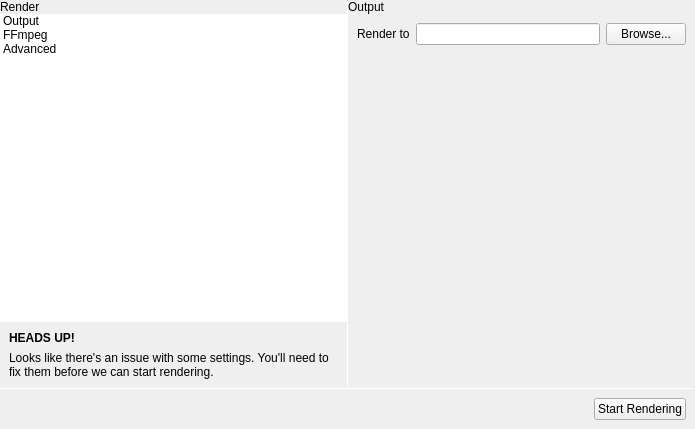
<?xml version="1.0" encoding="UTF-8"?>
<ui version="4.0">
 <class>RenderPopover</class>
 <widget class="QWidget" name="RenderPopover">
  <property name="geometry">
   <rect>
    <x>0</x>
    <y>0</y>
    <width>695</width>
    <height>429</height>
   </rect>
  </property>
  <property name="windowTitle">
   <string notr="true">Form</string>
  </property>
  <layout class="QVBoxLayout" name="verticalLayout">
   <property name="spacing">
    <number>0</number>
   </property>
   <property name="leftMargin">
    <number>0</number>
   </property>
   <property name="topMargin">
    <number>0</number>
   </property>
   <property name="rightMargin">
    <number>0</number>
   </property>
   <property name="bottomMargin">
    <number>0</number>
   </property>
   <item>
    <widget class="QWidget" name="widget" native="true">
     <layout class="QHBoxLayout" name="horizontalLayout_2">
      <property name="spacing">
       <number>0</number>
      </property>
      <property name="leftMargin">
       <number>0</number>
      </property>
      <property name="topMargin">
       <number>0</number>
      </property>
      <property name="rightMargin">
       <number>0</number>
      </property>
      <property name="bottomMargin">
       <number>0</number>
      </property>
      <item>
       <widget class="QWidget" name="leftWidget" native="true">
        <layout class="QVBoxLayout" name="verticalLayout_2">
         <property name="spacing">
          <number>0</number>
         </property>
         <property name="leftMargin">
          <number>0</number>
         </property>
         <property name="topMargin">
          <number>0</number>
         </property>
         <property name="rightMargin">
          <number>0</number>
         </property>
         <property name="bottomMargin">
          <number>0</number>
         </property>
         <item>
          <widget class="tTitleLabel" name="titleLabel">
           <property name="text">
            <string>Render</string>
           </property>
          </widget>
         </item>
         <item>
          <widget class="QListWidget" name="leftList">
           <property name="frameShape">
            <enum>QFrame::NoFrame</enum>
           </property>
           <item>
            <property name="text">
             <string>Output</string>
            </property>
           </item>
           <item>
            <property name="text">
             <string>FFmpeg</string>
            </property>
           </item>
           <item>
            <property name="text">
             <string>Advanced</string>
            </property>
           </item>
          </widget>
         </item>
         <item>
          <widget class="QWidget" name="renderUnavailablePrompt" native="true">
           <layout class="QVBoxLayout" name="verticalLayout_5">
            <property name="spacing">
             <number>0</number>
            </property>
            <property name="leftMargin">
             <number>0</number>
            </property>
            <property name="topMargin">
             <number>0</number>
            </property>
            <property name="rightMargin">
             <number>0</number>
            </property>
            <property name="bottomMargin">
             <number>0</number>
            </property>
            <item>
             <widget class="Line" name="line_3">
              <property name="maximumSize">
               <size>
                <width>16777215</width>
                <height>1</height>
               </size>
              </property>
              <property name="orientation">
               <enum>Qt::Horizontal</enum>
              </property>
             </widget>
            </item>
            <item>
             <layout class="QVBoxLayout" name="verticalLayout_6">
              <property name="spacing">
               <number>6</number>
              </property>
              <property name="leftMargin">
               <number>9</number>
              </property>
              <property name="topMargin">
               <number>9</number>
              </property>
              <property name="rightMargin">
               <number>9</number>
              </property>
              <property name="bottomMargin">
               <number>9</number>
              </property>
              <item>
               <widget class="QLabel" name="label_6">
                <property name="font">
                 <font>
                  <weight>75</weight>
                  <bold>true</bold>
                 </font>
                </property>
                <property name="text">
                 <string>HEADS UP!</string>
                </property>
               </widget>
              </item>
              <item>
               <widget class="QLabel" name="renderUnavailableExplanation">
                <property name="text">
                 <string notr="true">Looks like there's an issue with some settings. You'll need to fix them before we can start rendering.</string>
                </property>
                <property name="wordWrap">
                 <bool>true</bool>
                </property>
               </widget>
              </item>
             </layout>
            </item>
           </layout>
          </widget>
         </item>
        </layout>
       </widget>
      </item>
      <item>
       <widget class="Line" name="line">
        <property name="maximumSize">
         <size>
          <width>1</width>
          <height>16777215</height>
         </size>
        </property>
        <property name="orientation">
         <enum>Qt::Vertical</enum>
        </property>
       </widget>
      </item>
      <item>
       <widget class="tStackedWidget" name="stackedWidget">
        <property name="currentIndex">
         <number>0</number>
        </property>
        <widget class="QWidget" name="page">
         <layout class="QVBoxLayout" name="verticalLayout_3">
          <property name="spacing">
           <number>0</number>
          </property>
          <property name="leftMargin">
           <number>0</number>
          </property>
          <property name="topMargin">
           <number>0</number>
          </property>
          <property name="rightMargin">
           <number>0</number>
          </property>
          <property name="bottomMargin">
           <number>0</number>
          </property>
          <item>
           <widget class="tTitleLabel" name="label_4">
            <property name="text">
             <string>Output</string>
            </property>
           </widget>
          </item>
          <item>
           <widget class="QScrollArea" name="scrollArea">
            <property name="frameShape">
             <enum>QFrame::NoFrame</enum>
            </property>
            <property name="widgetResizable">
             <bool>true</bool>
            </property>
            <widget class="QWidget" name="scrollAreaWidgetContents">
             <property name="geometry">
              <rect>
               <x>0</x>
               <y>0</y>
               <width>347</width>
               <height>370</height>
              </rect>
             </property>
             <layout class="QGridLayout" name="gridLayout">
              <item row="1" column="1">
               <widget class="QLineEdit" name="renderFile"/>
              </item>
              <item row="1" column="0">
               <widget class="QLabel" name="label_2">
                <property name="text">
                 <string>Render to</string>
                </property>
               </widget>
              </item>
              <item row="4" column="0">
               <spacer name="verticalSpacer">
                <property name="orientation">
                 <enum>Qt::Vertical</enum>
                </property>
                <property name="sizeHint" stdset="0">
                 <size>
                  <width>20</width>
                  <height>40</height>
                 </size>
                </property>
               </spacer>
              </item>
              <item row="1" column="2">
               <widget class="QPushButton" name="browseForFileButton">
                <property name="text">
                 <string>Browse...</string>
                </property>
               </widget>
              </item>
             </layout>
            </widget>
           </widget>
          </item>
         </layout>
        </widget>
        <widget class="QWidget" name="page_3">
         <layout class="QVBoxLayout" name="verticalLayout_7">
          <property name="spacing">
           <number>0</number>
          </property>
          <property name="leftMargin">
           <number>0</number>
          </property>
          <property name="topMargin">
           <number>0</number>
          </property>
          <property name="rightMargin">
           <number>0</number>
          </property>
          <property name="bottomMargin">
           <number>0</number>
          </property>
          <item>
           <widget class="tTitleLabel" name="label">
            <property name="text">
             <string>FFmpeg</string>
            </property>
           </widget>
          </item>
          <item>
           <widget class="QScrollArea" name="scrollArea_3">
            <property name="frameShape">
             <enum>QFrame::NoFrame</enum>
            </property>
            <property name="widgetResizable">
             <bool>true</bool>
            </property>
            <widget class="QWidget" name="scrollAreaWidgetContents_3">
             <property name="geometry">
              <rect>
               <x>0</x>
               <y>0</y>
               <width>254</width>
               <height>224</height>
              </rect>
             </property>
             <layout class="QVBoxLayout" name="verticalLayout_8">
              <item>
               <widget class="QLabel" name="label_8">
                <property name="text">
                 <string>theFrame uses FFmpeg to encode the final video.</string>
                </property>
                <property name="wordWrap">
                 <bool>true</bool>
                </property>
               </widget>
              </item>
              <item>
               <widget class="QTabWidget" name="ffmpegTabWidget">
                <property name="currentIndex">
                 <number>1</number>
                </property>
                <widget class="QWidget" name="tab">
                 <attribute name="title">
                  <string>Automatic Settings</string>
                 </attribute>
                 <layout class="QVBoxLayout" name="verticalLayout_9">
                  <property name="leftMargin">
                   <number>0</number>
                  </property>
                  <property name="topMargin">
                   <number>6</number>
                  </property>
                  <property name="rightMargin">
                   <number>0</number>
                  </property>
                  <property name="bottomMargin">
                   <number>0</number>
                  </property>
                  <item>
                   <widget class="QStackedWidget" name="ffmpegDownloadStackedWidget">
                    <property name="sizePolicy">
                     <sizepolicy hsizetype="Preferred" vsizetype="Preferred">
                      <horstretch>0</horstretch>
                      <verstretch>0</verstretch>
                     </sizepolicy>
                    </property>
                    <property name="currentIndex">
                     <number>0</number>
                    </property>
                    <widget class="QWidget" name="page_4">
                     <layout class="QVBoxLayout" name="verticalLayout_10">
                      <property name="leftMargin">
                       <number>0</number>
                      </property>
                      <property name="topMargin">
                       <number>0</number>
                      </property>
                      <property name="rightMargin">
                       <number>0</number>
                      </property>
                      <property name="bottomMargin">
                       <number>0</number>
                      </property>
                      <item>
                       <widget class="QLabel" name="ffmpegVersionLabel">
                        <property name="text">
                         <string notr="true">TextLabel</string>
                        </property>
                        <property name="wordWrap">
                         <bool>true</bool>
                        </property>
                       </widget>
                      </item>
                      <item>
                       <layout class="QHBoxLayout" name="horizontalLayout_3">
                        <property name="spacing">
                         <number>0</number>
                        </property>
                        <item>
                         <spacer name="horizontalSpacer_2">
                          <property name="orientation">
                           <enum>Qt::Horizontal</enum>
                          </property>
                          <property name="sizeHint" stdset="0">
                           <size>
                            <width>40</width>
                            <height>20</height>
                           </size>
                          </property>
                         </spacer>
                        </item>
                        <item>
                         <widget class="QPushButton" name="removeFfmpegButton">
                          <property name="text">
                           <string>Remove FFMpeg</string>
                          </property>
                         </widget>
                        </item>
                        <item>
                         <widget class="QPushButton" name="downloadFfmpegButton">
                          <property name="text">
                           <string>Download FFmpeg</string>
                          </property>
                         </widget>
                        </item>
                       </layout>
                      </item>
                      <item>
                       <spacer name="verticalSpacer_5">
                        <property name="orientation">
                         <enum>Qt::Vertical</enum>
                        </property>
                        <property name="sizeHint" stdset="0">
                         <size>
                          <width>20</width>
                          <height>40</height>
                         </size>
                        </property>
                       </spacer>
                      </item>
                     </layout>
                    </widget>
                    <widget class="QWidget" name="page_5">
                     <layout class="QVBoxLayout" name="verticalLayout_11">
                      <property name="leftMargin">
                       <number>0</number>
                      </property>
                      <property name="topMargin">
                       <number>0</number>
                      </property>
                      <property name="rightMargin">
                       <number>0</number>
                      </property>
                      <property name="bottomMargin">
                       <number>0</number>
                      </property>
                      <item>
                       <widget class="QLabel" name="label_11">
                        <property name="text">
                         <string>Downloading FFmpeg...</string>
                        </property>
                       </widget>
                      </item>
                      <item>
                       <widget class="QProgressBar" name="ffmpegProgressBar">
                        <property name="maximum">
                         <number>0</number>
                        </property>
                        <property name="value">
                         <number>-1</number>
                        </property>
                       </widget>
                      </item>
                      <item>
                       <widget class="QLabel" name="label_7">
                        <property name="text">
                         <string>If you need to continue working on your project, you can close this dialog while FFmpeg is downloading.</string>
                        </property>
                        <property name="wordWrap">
                         <bool>true</bool>
                        </property>
                       </widget>
                      </item>
                      <item>
                       <spacer name="verticalSpacer_4">
                        <property name="orientation">
                         <enum>Qt::Vertical</enum>
                        </property>
                        <property name="sizeHint" stdset="0">
                         <size>
                          <width>20</width>
                          <height>40</height>
                         </size>
                        </property>
                       </spacer>
                      </item>
                     </layout>
                    </widget>
                   </widget>
                  </item>
                 </layout>
                </widget>
                <widget class="QWidget" name="tab_2">
                 <attribute name="title">
                  <string>Manual Settings</string>
                 </attribute>
                 <layout class="QGridLayout" name="gridLayout_3">
                  <property name="leftMargin">
                   <number>0</number>
                  </property>
                  <property name="topMargin">
                   <number>6</number>
                  </property>
                  <property name="rightMargin">
                   <number>0</number>
                  </property>
                  <property name="bottomMargin">
                   <number>0</number>
                  </property>
                  <item row="0" column="0">
                   <widget class="QLabel" name="label_9">
                    <property name="text">
                     <string>FFmpeg location</string>
                    </property>
                   </widget>
                  </item>
                  <item row="0" column="1">
                   <widget class="QLineEdit" name="ffmpegCommand">
                    <property name="text">
                     <string notr="true">ffmpeg</string>
                    </property>
                   </widget>
                  </item>
                  <item row="2" column="0">
                   <spacer name="verticalSpacer_3">
                    <property name="orientation">
                     <enum>Qt::Vertical</enum>
                    </property>
                    <property name="sizeHint" stdset="0">
                     <size>
                      <width>20</width>
                      <height>40</height>
                     </size>
                    </property>
                   </spacer>
                  </item>
                  <item row="0" column="2">
                   <widget class="QPushButton" name="browserForFfmpegButton">
                    <property name="text">
                     <string>Browse...</string>
                    </property>
                   </widget>
                  </item>
                  <item row="1" column="0" colspan="3">
                   <widget class="QLabel" name="manualFfmpegVersion">
                    <property name="text">
                     <string notr="true"/>
                    </property>
                   </widget>
                  </item>
                 </layout>
                </widget>
               </widget>
              </item>
             </layout>
            </widget>
           </widget>
          </item>
         </layout>
        </widget>
        <widget class="QWidget" name="page_2">
         <layout class="QVBoxLayout" name="verticalLayout_4">
          <property name="spacing">
           <number>0</number>
          </property>
          <property name="leftMargin">
           <number>0</number>
          </property>
          <property name="topMargin">
           <number>0</number>
          </property>
          <property name="rightMargin">
           <number>0</number>
          </property>
          <property name="bottomMargin">
           <number>0</number>
          </property>
          <item>
           <widget class="tTitleLabel" name="label_5">
            <property name="text">
             <string>Advanced</string>
            </property>
           </widget>
          </item>
          <item>
           <widget class="QScrollArea" name="scrollArea_2">
            <property name="frameShape">
             <enum>QFrame::NoFrame</enum>
            </property>
            <property name="widgetResizable">
             <bool>true</bool>
            </property>
            <widget class="QWidget" name="scrollAreaWidgetContents_2">
             <property name="geometry">
              <rect>
               <x>0</x>
               <y>0</y>
               <width>212</width>
               <height>174</height>
              </rect>
             </property>
             <layout class="QGridLayout" name="gridLayout_2">
              <item row="2" column="0">
               <spacer name="verticalSpacer_2">
                <property name="orientation">
                 <enum>Qt::Vertical</enum>
                </property>
                <property name="sizeHint" stdset="0">
                 <size>
                  <width>20</width>
                  <height>40</height>
                 </size>
                </property>
               </spacer>
              </item>
              <item row="1" column="2">
               <widget class="QPushButton" name="browseForRenderer">
                <property name="text">
                 <string>Browse...</string>
                </property>
               </widget>
              </item>
              <item row="1" column="0">
               <widget class="QLabel" name="label_3">
                <property name="text">
                 <string>Renderer Path</string>
                </property>
               </widget>
              </item>
              <item row="1" column="1">
               <widget class="QLineEdit" name="rendererPath"/>
              </item>
              <item row="0" column="0" colspan="3">
               <widget class="QLabel" name="label_10">
                <property name="text">
                 <string>The default settings here should be adequate for most users. Don't change them unless you know what you're doing.</string>
                </property>
                <property name="wordWrap">
                 <bool>true</bool>
                </property>
               </widget>
              </item>
             </layout>
            </widget>
           </widget>
          </item>
         </layout>
        </widget>
       </widget>
      </item>
     </layout>
    </widget>
   </item>
   <item>
    <widget class="Line" name="line_2">
     <property name="maximumSize">
      <size>
       <width>16777215</width>
       <height>1</height>
      </size>
     </property>
     <property name="orientation">
      <enum>Qt::Horizontal</enum>
     </property>
    </widget>
   </item>
   <item>
    <widget class="QWidget" name="widget_2" native="true">
     <layout class="QHBoxLayout" name="horizontalLayout">
      <item>
       <spacer name="horizontalSpacer">
        <property name="orientation">
         <enum>Qt::Horizontal</enum>
        </property>
        <property name="sizeHint" stdset="0">
         <size>
          <width>40</width>
          <height>20</height>
         </size>
        </property>
       </spacer>
      </item>
      <item>
       <widget class="QPushButton" name="startRenderButton">
        <property name="text">
         <string>Start Rendering</string>
        </property>
       </widget>
      </item>
     </layout>
    </widget>
   </item>
  </layout>
  <action name="actionStart_Rendering">
   <property name="text">
    <string>Start Rendering</string>
   </property>
  </action>
 </widget>
 <customwidgets>
  <customwidget>
   <class>tTitleLabel</class>
   <extends>QLabel</extends>
   <header>ttitlelabel.h</header>
   <slots>
    <signal>backButtonClicked()</signal>
   </slots>
  </customwidget>
  <customwidget>
   <class>tStackedWidget</class>
   <extends>QStackedWidget</extends>
   <header location="global">tstackedwidget.h</header>
   <container>1</container>
  </customwidget>
 </customwidgets>
 <resources/>
 <connections/>
</ui>
